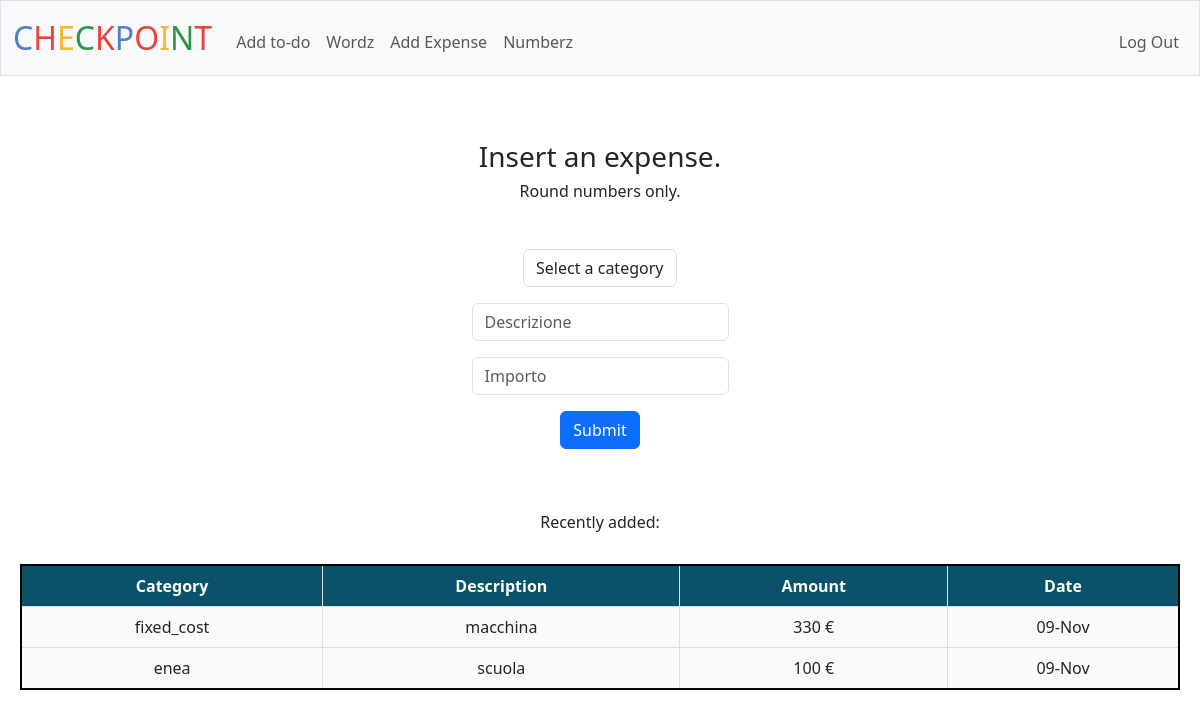
Screenshot of /expense (signed in) with the database file from the repository.
### tables this page shows
CREATE TABLE expenses (
id INTEGER PRIMARY KEY AUTOINCREMENT NOT NULL,
username TEXT,
category TEXT,
description TEXT,
amount INTEGER,
timedate DATETIME DEFAULT CURRENT_TIMESTAMP,
FOREIGN KEY (username) REFERENCES users(username)
);

### app.py (the view)
@app.route("/expense", methods=["GET", "POST"])
@login_required
def expense():
    if request.method == "POST":
        category=request.form.get("category")
        description=request.form.get("description")
        amount=request.form.get("amount")
        if not category or not amount or not description:
            return apology("Please fill all the checkbox.")
        amount=int(amount)
        if amount<=0:
            return apology("Please insert a number bigger than 0 :)")
        db.execute("INSERT INTO expenses (username, category, description, amount) VALUES (?,?,?,?)", session["username"], category, description, amount)
        return redirect("/expense")
    else:
        user_last_expenses=last_expenses(session["username"])
        return render_template("expense.html", user_last_expenses=user_last_expenses)

### app.py (called while the page is built)
@app.after_request
def after_request(response):
    response.headers["Cache-Control"] = "no-cache, no-store, must-revalidate"
    response.headers["Expires"] = 0
    response.headers["Pragma"] = "no-cache"
    return response

### helpers.py (called while the page is built)
def login_required(f):
    @wraps(f)
    def decorated_function(*args, **kwargs):
        if session.get("user_id") is None:
            return redirect("/login")
        return f(*args, **kwargs)
    return decorated_function

def last_expenses(username):
    return db.execute("""
        SELECT category, description, amount,
        strftime('%d', timedate) || '-' ||
        CASE strftime('%m', timedate)
            WHEN '01' THEN 'Gen' WHEN '02' THEN 'Feb'
            WHEN '03' THEN 'Mar' WHEN '04' THEN 'Apr'
            WHEN '05' THEN 'Mag' WHEN '06' THEN 'Giu'
            WHEN '07' THEN 'Lug' WHEN '08' THEN 'Ago'
            WHEN '09' THEN 'Set' WHEN '10' THEN 'Ott'
            WHEN '11' THEN 'Nov' WHEN '12' THEN 'Dic'
        END AS formatted_date
        FROM expenses
        WHERE username = ?
        ORDER BY timedate DESC
        LIMIT 5""", username)

### templates/expense.html (shortened to what this page needs)
{% extends "layout.html" %}
{% block main %}
    <div>
        <p>
            <h3> Insert an expense.</h3>
            <h6> Round numbers only.</h6><br>
        </p>
        <form action="/expense" method="post">
            <select class="form-control mx-auto w-auto mb-3" name="category">
                <option value="" disabled selected>Select a category</option>
            </select>
            <input class="form-control mx-auto w-auto mb-3" name="description" placeholder="Descrizione" type="text">
            <input class="form-control mx-auto w-auto mb-3" name="amount" placeholder="Importo" type="number">
            <button class="btn btn-primary" type="submit">Submit</button>
        </form>
    </div>
    <div>
        <p>
            <br><br><h6>Recently added:</h6>
        </p>
        <table>
            <tr>
                <th>Category</th>
                <th>Description</th>
                <th>Amount</th>
                <th>Date</th>
            </tr>
            {% for row in user_last_expenses %}
            <tr>
                <td>{{ row.category }}</td>
                <td>{{ row.description }}</td>
                <td>{{ row.amount }} €</td>
                <td>{{ row.formatted_date }}</td>
            </tr>
            {% endfor %}
        </table>
    </div>
{% endblock %}

### static/styles.css (style rules this page uses)
table { margin-top: 2rem; margin-bottom: 3rem; margin-left: auto; margin-right: auto; border: 2px solid black; border-collapse: collapse; background-color: #FAFAFA; }
td, th { border: 1px solid black; padding: 8px; text-align: center; }
th { background-color: #0A5269; color: white; }
table { width: 100%; border-collapse: collapse; }
table th, table td { border: 1px solid #ddd; padding: 8px; }

### rows the page displays
expenses: category "fixed_cost", description "macchina", amount "330", formatted_date "09-Nov"
expenses: category "enea", description "scuola", amount "100", formatted_date "09-Nov"
